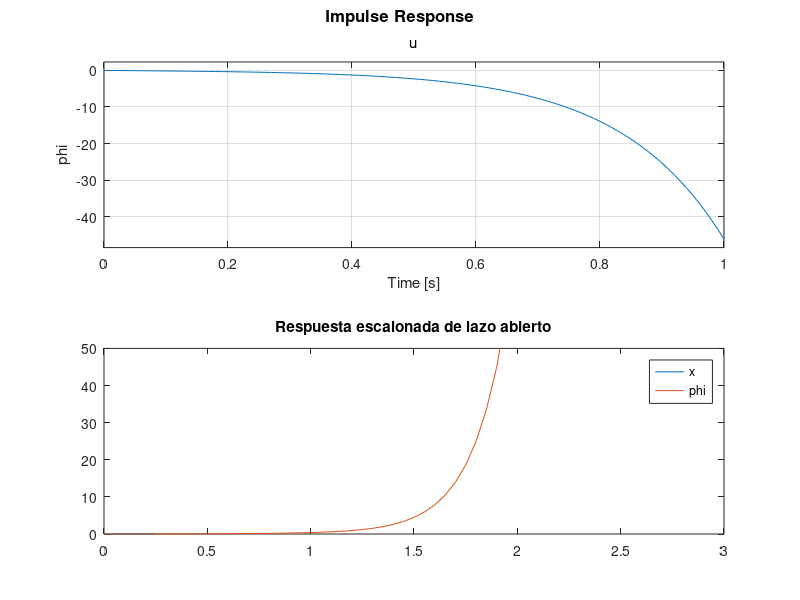

This chart was generated by the following MATLAB code: (Note: this script raises an error after producing the figure.)
%Datos 
M = 2.4;
m = 0.23;
l = 0.3;
I = 0.0017;
g = 9.81;
%%
A = [0              1       0       0;
    (M+m)*g/(M*l)   0       0       0;
    0               0       0       1;
    -m*g/M          0       0       0];
B = [0;
    -1/(M*l);
     0;
     1/M];
C = [1 0 0 0;
     0 0 1 0];
D = [0;
     0];
states = {'theta' 'theta_dot' 'x' 'x_dot' };
inputs = {'u'};
outputs = {'phi'; 'x'};
sys_ss = ss(A,B,C,D,'statename',states,'inputname',inputs,'outputname',outputs);

%% Función de transferencia 
sys_tf = tf(sys_ss);
[num, den] = ss2tf(A, B, C, D, 1);
%% Planta 
numerador = [-1.389];
denominador = [1 -35.83];
P = tf(numerador, denominador);
%% Respuesta de impulso de lazo abierto
t=0:0.01:1;
impulse(sys_tf,t);
title('Respuesta de impulso de bucle abierto')
%% Examinar los polos y zeros
[zeros, poles] = zpkdata(sys_tf,'v')
%% Estabilidad 
polos = pole(P);
polos_1 = eig(P);
estabilidad = isstable(P);
%% Respuesta escalonada de lazo abierto
t = 0:0.05:10;
u = ones(size(t));
[y,t] = lsim(sys_tf,u,t);
plot(t,y)
title('Respuesta escalonada de lazo abierto')
axis([0 3 0 50])
legend('x','phi')
%% Importantes caracteristicas
step_info = lsiminfo(y,t);
cart_info = step_info(1)
pend_info = step_info(2)
%% Controlabilidad
ctrbAB = ctrb(A,B);
rankab = rank(ctrb(A,B))
%% Observalidad 
To=obsv(A,C);
rankabObsv = rank(obsv(A,C));
%% Root locus of linear Systems
rlocus(P);
%% SISO
sisotool(P)


